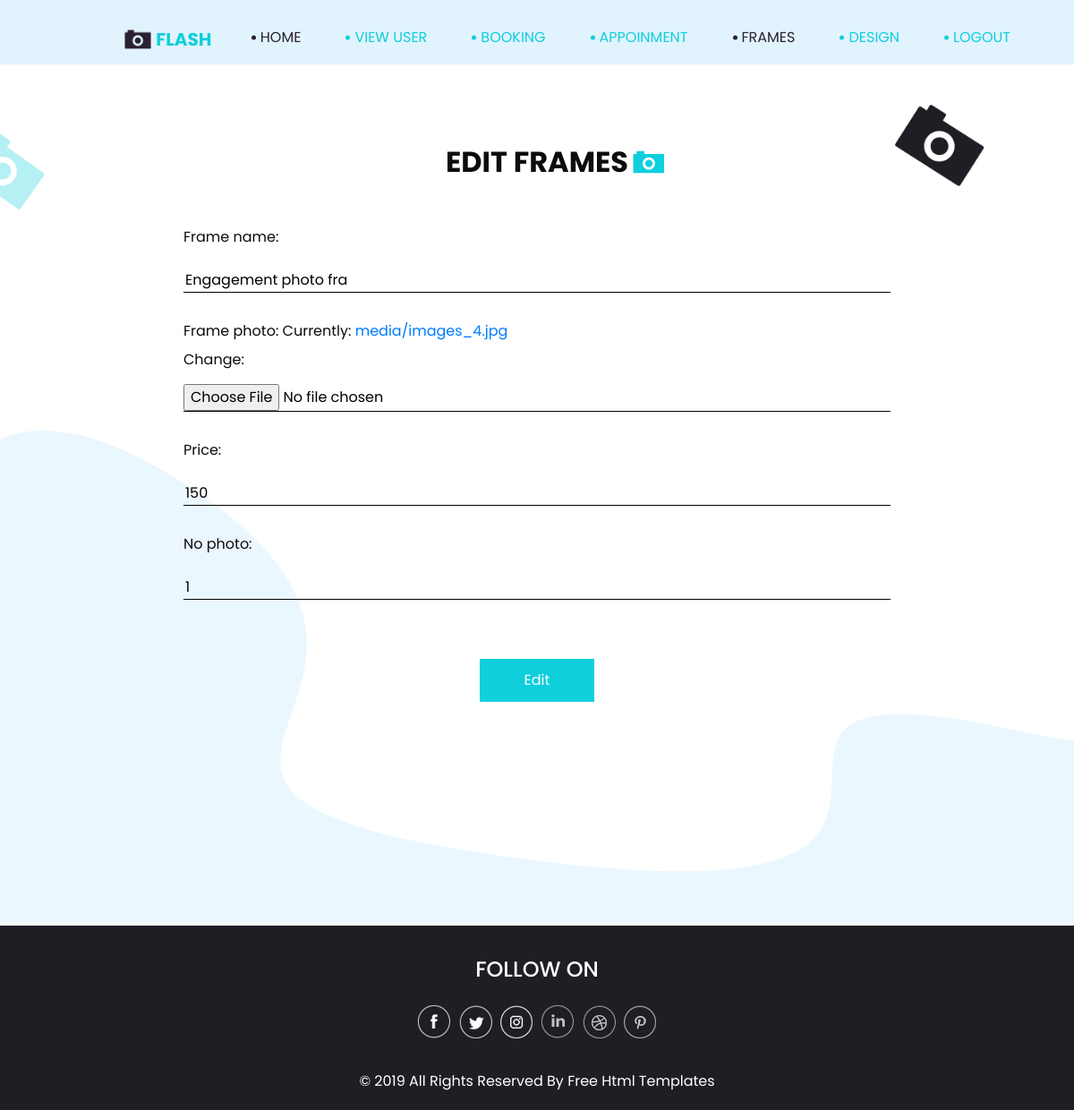
The app's page /admin_frameedit/1 with its own data.
### studio_app/models.py (models this page shows)
class addframe(models.Model):
    frame_name=models.CharField(max_length=20)
    frame_photo=models.ImageField(upload_to='media',null=True)
    price = models.IntegerField()
    no_photo = models.IntegerField()

### studio_app/views.py (the view)
# urls.py: path('admin_frameedit/<int:id>', views.admin_frameedit),
def admin_frameedit(r,id):
    prd1 = addframe.objects.get(pk=id)
    pobj = addform(instance=prd1)
    if r.method == 'POST':
        pobj1 = addform(r.POST,r.FILES,instance=prd1)
        if pobj1.is_valid():
            pobj1.save()
        return redirect(admin_displayframes)
    return render(r,'admin_frameedit.html',{'form':pobj})

### studio_app/forms.py
class addform(forms.ModelForm):
    class Meta:
        model=addframe
        fields='__all__'

### template/admin_frameedit.html (shortened to what this page needs)
<!DOCTYPE html>
<html xmlns="http://www.w3.org/1999/html" xmlns="http://www.w3.org/1999/html">
<head>
  {% load static %}
  <link rel="stylesheet" type="text/css" href="{% static 'css/bootstrap.css' %}" />
  <link href="{% static 'css/style.css' %}" rel="stylesheet" />
  <link href="{% static 'css/responsive.css' %}" rel="stylesheet" />
</head>
<body class="sub_page">
    <div class="hero_area">
    <header class="header_section">
      <div class="container-fluid">
        <div class="row">
          <div class="col-lg-11 offset-lg-1">
            <nav class="navbar navbar-expand-lg custom_nav-container ">
              <a class="navbar-brand" href="admin_index.html">
                <img src="{% static 'images/logo.png' %}" alt="">
                <span>
                  Flash
                </span>
              </a>
              <div class="collapse navbar-collapse" id="navbarSupportedContent">
                <div class="d-flex ml-auto flex-column flex-lg-row align-items-center">
                  <ul class="navbar-nav">
                   <li class="nav-item  active">
                      <a class="nav-link" href="admin_index">Home <span class="sr-only">(current)</span></a>
                    </li>
                   <li class="nav-item">
                      <a class="nav-link" href="admin_view_user">View User</a>
                    </li>
                   <li class="nav-item">
                      <a class="nav-link" href="admin_booking">Booking</a>
                    </li>
                     <li class="nav-item">
                      <a class="nav-link" href="admin_appoinment">Appoinment</a>
                    </li>
                       <nav id="colorNav">
                        <li class="nav-item active">
                            <a href="#" class="nav-link">Frames</a>
                        </li>
                   </nav>
                     <li class="nav-item">
                      <a class="nav-link" href="admin_design">Design</a>
                    </li>
                    <li class="nav-item">
                      <a class="nav-link" href="logout">Logout</a>
                    </li>
                  </ul>
                </div>
              </div>
            </nav>
          </div>
        </div>
      </div>
    </header>
         </div>
  <section class="contact_section layout_padding">
    <div class="bg-img1">
      <img src="{% static 'images/bg-img-1.png' %}" alt="">
    </div>
    <div class="bg-img2">
      <img src="{% static 'images/bg-img-2.png' %}" alt="">
    </div>
    <div class="container">
      <div class="heading_container">
        <h2>
          Edit Frames
        </h2>
      </div>
       </div>
      <div class="">
        <div class="row">
          <div class="col-md-8 mx-auto">
<form method="post" enctype="multipart/form-data">
    <div class="contact_form-container">
                <div>
{{form.as_p}}
    <div class=" d-flex justify-content-center ">
                    <button type="submit">
                      Edit
                    </button>
                  </div>
                </div>
              </div>
            </form>
          </div>
        </div>
      </div>
  </section>
  <section class="info_section ">
    <div class="container">
      <div class="info_container">
        <div class="info_social">
          <div class="d-flex justify-content-center">
            <h4 class="">
              Follow on
            </h4>
          </div>
          <div class="social_box">
            <a href="">
              <img src="{% static 'images/fb.png' %}" alt="">
            </a>
            <a href="">
              <img src="{% static 'images/twitter.png' %}" alt="">
            </a>
            <a href="">
              <img src="{% static 'images/instagram.png' %}" alt="">
            </a>
            <a href="">
              <img src="{% static 'images/linkedin.png' %}" alt="">
            </a>
            <a href="">
              <img src="{% static 'images/dribble.png' %}" alt="">
            </a>
            <a href="">
              <img src="{% static 'images/pinterest.png' %}" alt="">
            </a>
          </div>
        </div>
      </div>
    </div>
  </section>
  <section class="container-fluid footer_section">
    <div class="container">
      <p>
        &copy; 2019 All Rights Reserved By
        <a href="https://html.design/">Free Html Templates</a>
      </p>
    </div>
  </section>
</body>
</html>

### static/css/responsive.css (style rules this page uses)
@media (min-width: 1200px) { .container { max-width: 1170px; } }

### records on screen
addframe: frame_name "Engagement photo fra", price "150", no_photo "1"
